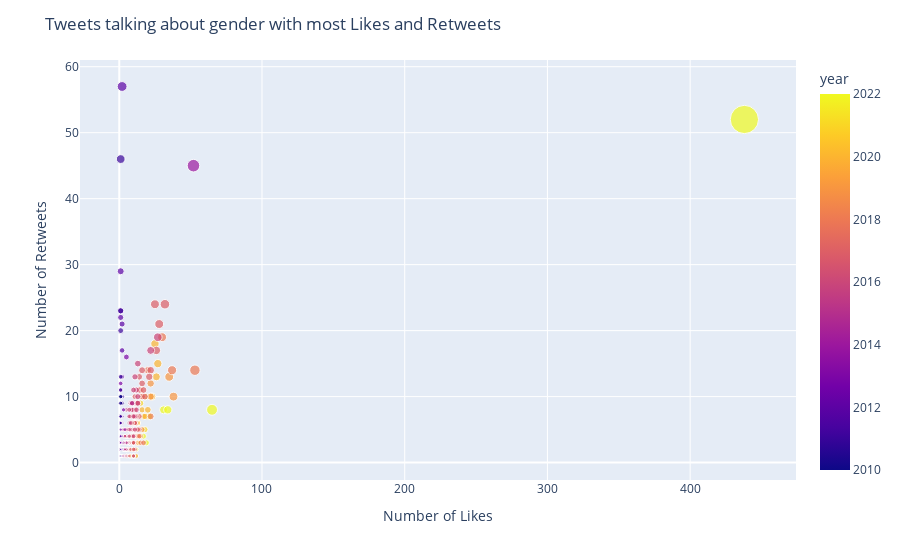

Write notebook code for a chart like this one.
### Code cell
# drop rows with 0 values in two columns
filtered_df = filtered_df[(filtered_df.like_count != 0) & (filtered_df.retweet_count != 0)]

# add a new column with the sum of two columns
filtered_df['impressions'] = (filtered_df['like_count'] + filtered_df['retweet_count'])/2

# extract year from datetime column
filtered_df['year'] = filtered_df['date'].dt.year

# remove urls, mentions, hashtags and numbers
p.set_options(p.OPT.URL)
filtered_df['tweet_text'] = filtered_df['text'].apply(lambda x: p.clean(x))

# Create scatter plot
fig = px.scatter(filtered_df, x='like_count', 
                 y='retweet_count',
                 size='impressions', 
                 color='year',
                 hover_name='tweet_text')

# Update title and axis labels
fig.update_layout(
    title='Tweets talking about gender with most Likes and Retweets',
    xaxis_title='Number of Likes',
    yaxis_title='Number of Retweets'
)

fig.show()

### Figure 1 — Plotly figure (JSON) as saved in the notebook; plotly's stock layout.template omitted (floating-point values rounded to 4 significant figures; data arrays with more than 128 entries replaced by an {"elided": "..."} marker saying what was removed)
{"data": [{"hovertemplate": "<b>%{hovertext}</b><br><br>like_count=%{x}<br>retweet_count=%{y}<br>impressions=%{marker.size}<br>year=%{marker.color}<extra></extra>", "hovertext": {"elided": "474 str values"}, "legendgroup": "", "marker": {"color": {"elided": "474 int values"}, "coloraxis": "coloraxis", "size": {"elided": "474 float values"}, "sizemode": "area", "sizeref": 0.6125, "symbol": "circle"}, "mode": "markers", "name": "", "orientation": "v", "showlegend": false, "type": "scatter", "x": {"elided": "474 int values"}, "xaxis": "x", "y": {"elided": "474 int values"}, "yaxis": "y"}], "layout": {"coloraxis": {"colorbar": {"title": {"text": "year"}}, "colorscale": [[0, "#0d0887"], [0.1111, "#46039f"], [0.2222, "#7201a8"], [0.3333, "#9c179e"], [0.4444, "#bd3786"], [0.5556, "#d8576b"], [0.6667, "#ed7953"], [0.7778, "#fb9f3a"], [0.8889, "#fdca26"], [1, "#f0f921"]]}, "legend": {"itemsizing": "constant", "tracegroupgap": 0}, "margin": {"t": 60}, "title": {"text": "Tweets talking about gender with most Likes and Retweets"}, "xaxis": {"anchor": "y", "domain": [0, 1], "title": {"text": "Number of Likes"}}, "yaxis": {"anchor": "x", "domain": [0, 1], "title": {"text": "Number of Retweets"}}}}
